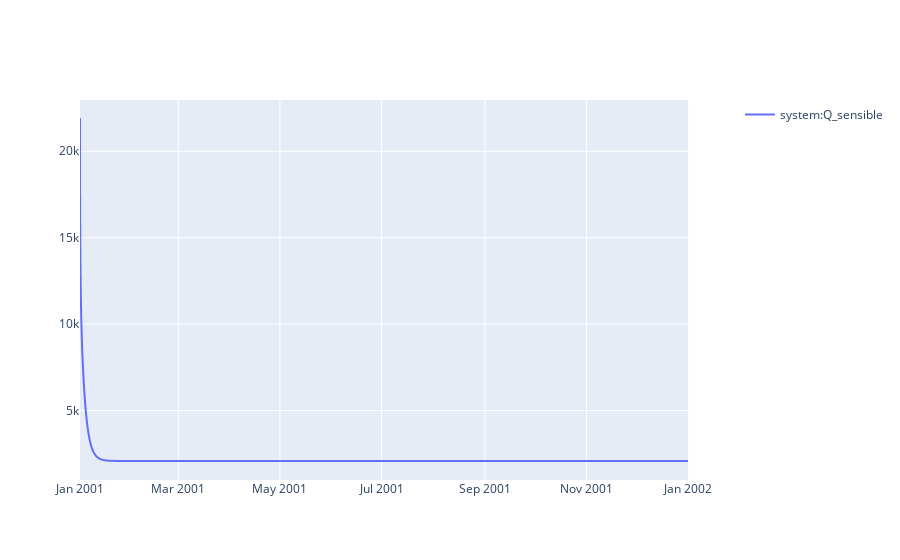

Notebook code for this chart:
### Code cell
sim.plot(pro.dates(),[pro.component("system").variable("Q_sensible")])

### Figure 1 — Plotly figure (JSON) as saved in the notebook; plotly's stock layout.template omitted (floating-point values rounded to 4 significant figures; data arrays with more than 128 entries replaced by an {"elided": "..."} marker saying what was removed)
{"data": [{"hovertemplate": "date=%{x}<br>system:Q_sensible=%{y}<extra></extra>", "legendgroup": "", "line": {"dash": "solid"}, "marker": {"symbol": "circle"}, "mode": "lines", "name": "system:Q_sensible", "showlegend": true, "type": "scattergl", "x": {"elided": "8760 str values"}, "xaxis": "x", "y": {"elided": "8760 float values"}, "yaxis": "y"}], "layout": {"xaxis": {"anchor": "y", "domain": [0, 0.94]}, "yaxis": {"anchor": "x", "domain": [0, 1]}, "yaxis2": {"anchor": "x", "overlaying": "y", "side": "right"}}}
